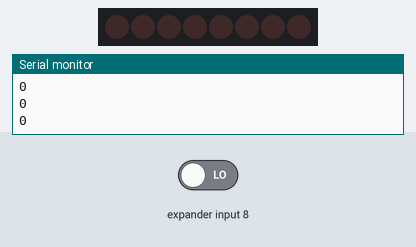
Simulated run of this sketch. Board: ESP32. Parts: 8 port-expander outputs drawn as a row of LEDs (first output left, lit = HIGH), the last lines printed to the serial monitor. Wiring (inferred from the names in the program): MCP23017 port expander at I2C address 0x20. Wiring (inferred from the signals the program sends): row of LEDs: on Q0, Q1, Q2, Q3, Q4, Q5, Q6, Q7. The inputs (shaded band) are chosen by the test bench; at power-on: expander input 8 LOW. Random numbers use the default seed unless the sketch sets one.

Above: at 1.2 s.
1.3 s: expander input 8 driven HIGH
At 1.37 s:
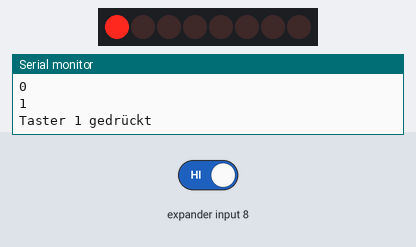
At 1.77 s:
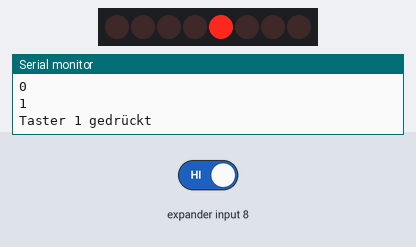
3.1 s: expander input 8 driven LOW
At 3.18 s:
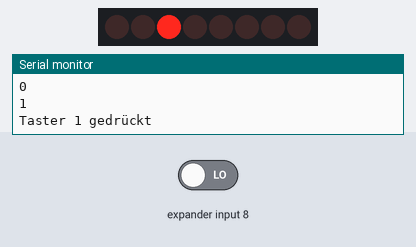
Timing chart, 0 to 6.1 s (numbered marks = the images above; inputs shaded):
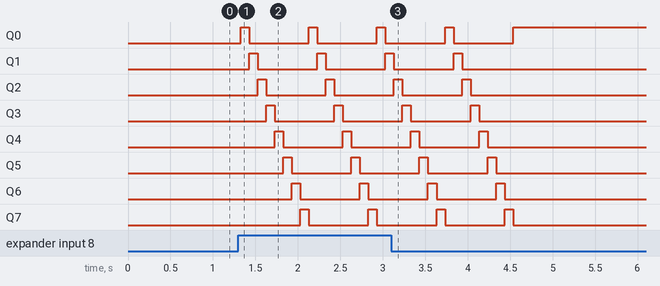

Measured:
- after the input at 1.3 s, Q0: alternates HIGH for 0.10 s and LOW for 0.70 s, starting at once; Q1: alternates HIGH for 0.10 s and LOW for 0.70 s, starting after 0.13 s

The sketch:

ESP32_MCP23017Roulette002.ino
```cpp
#include <Wire.h>
#define address  0x20 // I2C Address MCP23017
#define GPIOA    0x12 // Register Address Port A
#define GPIOB    0x13 // Register Address Port B
#define IODIRA   0x00 // I/O-Register Address Port A
#define IODIRB   0x01 // I/O-Register Address Port B

void setup() {
  Serial.begin(9600);
  Wire.begin(); // Init I2C bus
  sendData(0x00, IODIRA); // Alle Pins Port A -> OUTPUT
  sendData(0x01, IODIRB); // Port B GPB0  -> INPUT
}

void loop() {
  byte tasterStatus = readTaster(GPIOB);
  evalTaster(tasterStatus);
}

byte readTaster(byte reg) {
  Wire.beginTransmission(address);
  Wire.write(reg);
  Wire.endTransmission();
  Wire.requestFrom(address, 1);
  return Wire.read();
}

void evalTaster(byte t) {
  Serial.println(t);
  if((t & 0x01) == 0x01) {
    Serial.println("Taster 1 gedrückt");
    randomSeed(analogRead(25));
    byte randomNr = random(0, 8);
    roll(randomNr);
  }
}

void sendData(char data, byte reg) {
    Wire.beginTransmission(address);
    Wire.write(reg);  // Register
    Wire.write(data); // Set data
    Wire.endTransmission();
}

void roll(byte n) {
  for(int i = 0; i < 4; i++)
    for(int j = 0; j < 8; j++) {
      sendData(1 << j, GPIOA);
      delay(100);
    }
  sendData(1 << n, GPIOA);
}
```
